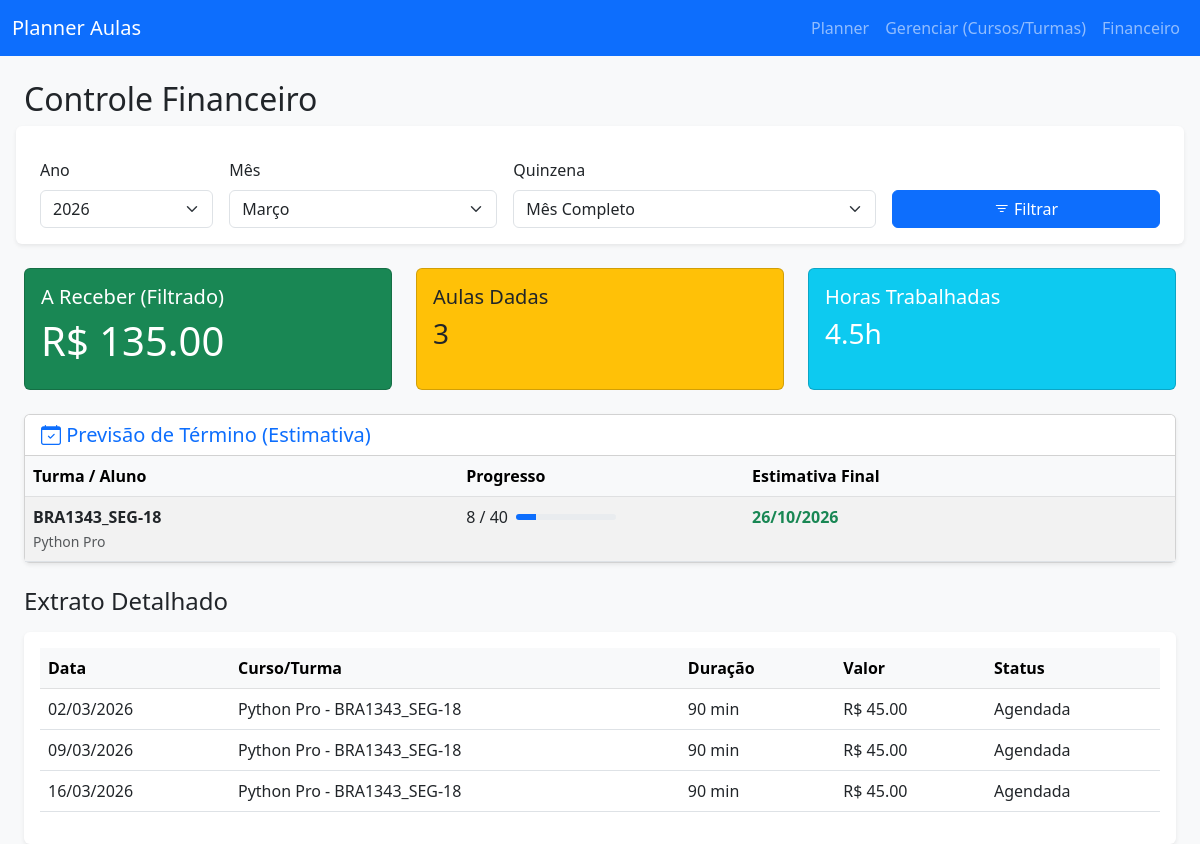
/finance/, run on the app's committed database.
### models.py (models this page shows)
class Turma(db.Model):
    id = db.Column(db.Integer, primary_key=True)
    name = db.Column(db.String(100), nullable=False)
    course_id = db.Column(db.Integer, db.ForeignKey('course.id'))
    active = db.Column(db.Boolean, default=True)
    link_backoffice = db.Column(db.String(500))
    link_whatsapp = db.Column(db.String(500))
    link_extra = db.Column(db.String(500))
    schedule_days = db.Column(db.String(20))
    start_time = db.Column(db.String(5))
    start_date = db.Column(db.Date, nullable=True)
    total_classes = db.Column(db.Integer, default=40)

class Course(db.Model):
    id = db.Column(db.Integer, primary_key=True)
    name = db.Column(db.String(100), nullable=False)
    duration_minutes = db.Column(db.Integer, default=60)
    price_per_class = db.Column(db.Float, default=0.0)
    active = db.Column(db.Boolean, default=True)
    lessons = db.relationship('Lesson', backref='course', lazy=True, cascade="all, delete-orphan", order_by='Lesson.order')
    classes = db.relationship('Turma', backref='course', lazy=True)

class CalendarEvent(db.Model):
    id = db.Column(db.Integer, primary_key=True)
    turma_id = db.Column(db.Integer, db.ForeignKey('turma.id'), nullable=True)
    turma = db.relationship('Turma', backref='calendar_events', lazy=True)
    date = db.Column(db.Date, nullable=False)
    start_time = db.Column(db.String(5), nullable=False)
    duration = db.Column(db.Integer)
    price = db.Column(db.Float)
    status = db.Column(db.String(20), default='scheduled')
    cancelled_at = db.Column(db.DateTime, nullable=True)
    is_extra = db.Column(db.Boolean, default=False)
    is_replacement = db.Column(db.Boolean, default=False)
    student_name = db.Column(db.String(100))
    extra_link = db.Column(db.String(500))
    lesson_title_given = db.Column(db.String(200))

### blueprints/finance.py (the view)
@finance_bp.route('/')
def index():
    today = datetime.today()
    current_year = today.year
    selected_month = request.args.get('month', today.month, type=int)
    selected_year = request.args.get('year', today.year, type=int)
    period = request.args.get('period', 'all')
    query = CalendarEvent.query.filter(CalendarEvent.status != 'cancelled')
    query = query.filter(func.strftime('%Y', CalendarEvent.date) == str(selected_year))
    query = query.filter(func.strftime('%m', CalendarEvent.date) == f'{selected_month:02d}')
    if period == '1':
        query = query.filter(func.strftime('%d', CalendarEvent.date) <= '15')
    elif period == '2':
        query = query.filter(func.strftime('%d', CalendarEvent.date) > '15')
    classes_history = query.order_by(CalendarEvent.date).all()
    total_receber = sum(event.price for event in classes_history)
    count_classes = len(classes_history)
    total_minutes = sum(event.duration for event in classes_history)
    total_hours = round(total_minutes / 60, 2)
    active_turmas = Turma.query.filter_by(active=True).all()
    estimates = []
    for t in active_turmas:
        end_date = calculate_end_date(t)
        valid_count = CalendarEvent.query.filter(
            CalendarEvent.turma_id == t.id,
            CalendarEvent.status.notin_(['cancelled', 'holiday']),
            CalendarEvent.is_extra == False,
            CalendarEvent.is_replacement == False
        ).count()
        estimates.append({
            'name': t.name,
            'course': t.course.name,
            'current': valid_count,
            'total': t.total_classes,
            'end_date': end_date
        })
    return render_template('finance.html',
                           history=classes_history,
                           total=total_receber,
                           count_classes=count_classes,
                           total_hours=total_hours,
                           selected_month=selected_month,
                           selected_year=selected_year,
                           selected_period=period,
                           current_year=current_year,
                           estimates=estimates) # <--- Enviando nova lista

### templates/finance.html (shortened to what this page needs)
{% extends 'base.html' %}
{% block content %}
<div class="container-fluid mt-4">
    <h2 class="mb-4">Controle Financeiro</h2>
<form class="row g-3 mb-4 bg-white p-3 rounded shadow-sm" method="GET" action="{{ url_for('finance.index') }}">
        <div class="col-md-2">
            <label class="form-label">Ano</label>
            <select name="year" class="form-select">
                {% for y in range(2024, current_year + 1) %}
                <option value="{{ y }}" {% if y == selected_year %}selected{% endif %}>{{ y }}</option>
                {% endfor %}
            </select>
        </div>
        <div class="col-md-3">
            <label class="form-label">Mês</label>
            <select name="month" class="form-select">
                {% set meses = ['Janeiro', 'Fevereiro', 'Março', 'Abril', 'Maio', 'Junho', 'Julho', 'Agosto', 'Setembro', 'Outubro', 'Novembro', 'Dezembro'] %}
                {% for i in range(1, 13) %}
                <option value="{{ i }}" {% if i == selected_month %}selected{% endif %}>{{ meses[i-1] }}</option>
                {% endfor %}
            </select>
        </div>
        <div class="col-md-4">
            <label class="form-label">Quinzena</label>
            <select name="period" class="form-select">
                <option value="all" {% if selected_period == 'all' %}selected{% endif %}>Mês Completo</option>
            </select>
        </div>
        <div class="col-md-3 align-self-end">
            <button type="submit" class="btn btn-primary w-100">
                <i class="bi bi-filter"></i> Filtrar
            </button>
        </div>
    </form>
    <div class="row mb-4">
        <div class="col-md-4">
            <div class="card text-white bg-success h-100">
                <div class="card-body">
                    <h5 class="card-title">A Receber (Filtrado)</h5>
                    <h2 class="display-6">R$ {{ "%.2f"|format(total) }}</h2>
                </div>
            </div>
        </div>
        <div class="col-md-4">
            <div class="card text-dark bg-warning h-100">
                <div class="card-body">
                    <h5 class="card-title">Aulas Dadas</h5>
                    <h3>{{ count_classes }}</h3>
                </div>
            </div>
        </div>
        <div class="col-md-4">
            <div class="card text-white bg-info h-100">
                <div class="card-body">
                    <h5 class="card-title">Horas Trabalhadas</h5>
                    <h3>{{ total_hours }}h</h3>
                </div>
            </div>
        </div>
    </div>
<div class="card mb-4 shadow-sm">
        <div class="card-header bg-white">
            <h5 class="mb-0 text-primary"><i class="bi bi-calendar-check"></i> Previsão de Término (Estimativa)</h5>
        </div>
        <div class="card-body p-0">
            <div class="table-responsive">
                <table class="table table-striped mb-0">
                    <thead class="table-light">
                        <tr>
                            <th>Turma / Aluno</th>
                            <th>Progresso</th>
                            <th>Estimativa Final</th>
                        </tr>
                    </thead>
                    <tbody>
                        {% for item in estimates %}
                        <tr>
                            <td>
                                <strong>{{ item.name }}</strong><br>
                                <small class="text-muted">{{ item.course }}</small>
                            </td>
                            <td>
                                <div class="d-flex align-items-center">
                                    <span class="me-2">{{ item.current }} / {{ item.total }}</span>
                                    <div class="progress flex-grow-1" style="height: 6px; max-width: 100px;">
                                        {% set percent = (item.current / item.total * 100) | round %}
                                        <div class="progress-bar" style="width: {{ percent }}%"></div>
                                    </div>
                                </div>
                            </td>
                            <td class="fw-bold text-success">
                                {{ item.end_date }}
                            </td>
                        </tr>
                        {% endfor %}
                    </tbody>
                </table>
            </div>
        </div>
    </div>
    <h4 class="mb-3">Extrato Detalhado</h4>
    <div class="table-responsive bg-white rounded shadow-sm p-3">
        <table class="table table-hover">
            <thead class="table-light">
                <tr>
                    <th>Data</th>
                    <th>Curso/Turma</th>
                    <th>Duração</th>
                    <th>Valor</th>
                    <th>Status</th>
                </tr>
            </thead>
            <tbody>
                {% for event in history %}
                <tr class="{% if event.status == 'cancelled' %}table-danger text-muted{% endif %}">
                    <td>{{ event.date.strftime('%d/%m/%Y') }}</td>
                    <td>
                        {% if event.is_extra %}
                            <span class="badge bg-warning text-dark">Extra</span>
                            {{ event.student_name or (event.turma.name if event.turma else 'Avulso') }}
                        {% elif event.is_replacement %}
                            <span class="badge bg-success">Reposição</span> {{ event.student_name }}
                        {% elif event.turma %}
                            {{ event.turma.course.name }} - {{ event.turma.name }}
                        {% else %}
                            <span class="text-muted">Sem vínculo</span>
                        {% endif %}
                    </td>
                    <td>{{ event.duration }} min</td>
                    <td>R$ {{ "%.2f"|format(event.price) }}</td>
                    <td>
                        {% if event.status == 'cancelled' %}Cancelada
                        {% elif event.status == 'confirmed' %}Confirmada
                        {% else %}Agendada{% endif %}
                    </td>
                </tr>
                {% endfor %}
            </tbody>
        </table>
    </div>
</div>
{% endblock %}

### static/css/styles.css (style rules this page uses)
body { background-color: #f8f9fa; }

### data on the page
Turma: name "BRA1343_SEG-18"
Course: course "Python Pro"
CalendarEvent: date "02/03/2026", turma.course.name "Python Pro", turma.name "BRA1343_SEG-18", duration "90", price "45.00", status "Agendada"
CalendarEvent: date "09/03/2026", turma.course.name "Python Pro", turma.name "BRA1343_SEG-18", duration "90", price "45.00", status "Agendada"
CalendarEvent: date "16/03/2026", turma.course.name "Python Pro", turma.name "BRA1343_SEG-18", duration "90", price "45.00", status "Agendada"

### other printed values
{{ "%.2f"|format(total) }} "135.00"
{{ count_classes }} "3"
{{ total_hours }} "4.5"
{{ item.current }} "8"
{{ item.total }} "40"
{{ item.end_date }} "26/10/2026"
form field year "2026"
form field month "Março"
